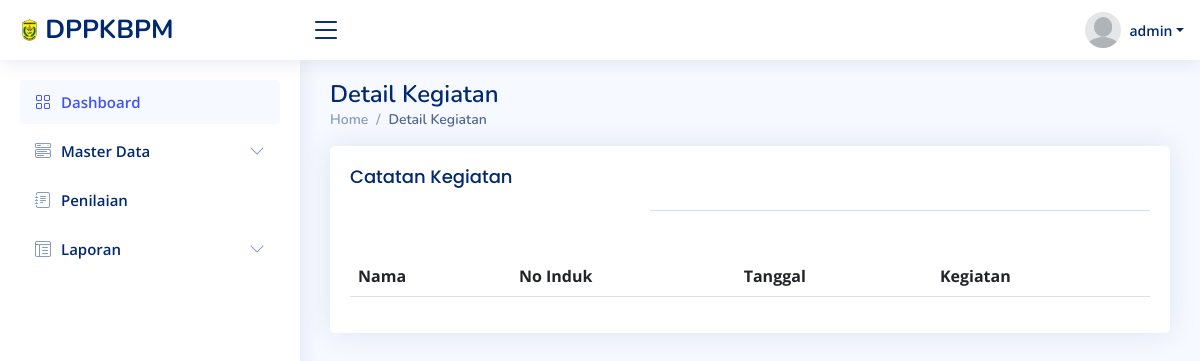
The page /r_kegiatan/detail_kegiatan.php?username=yoga (signed in) on the database as committed earlier.
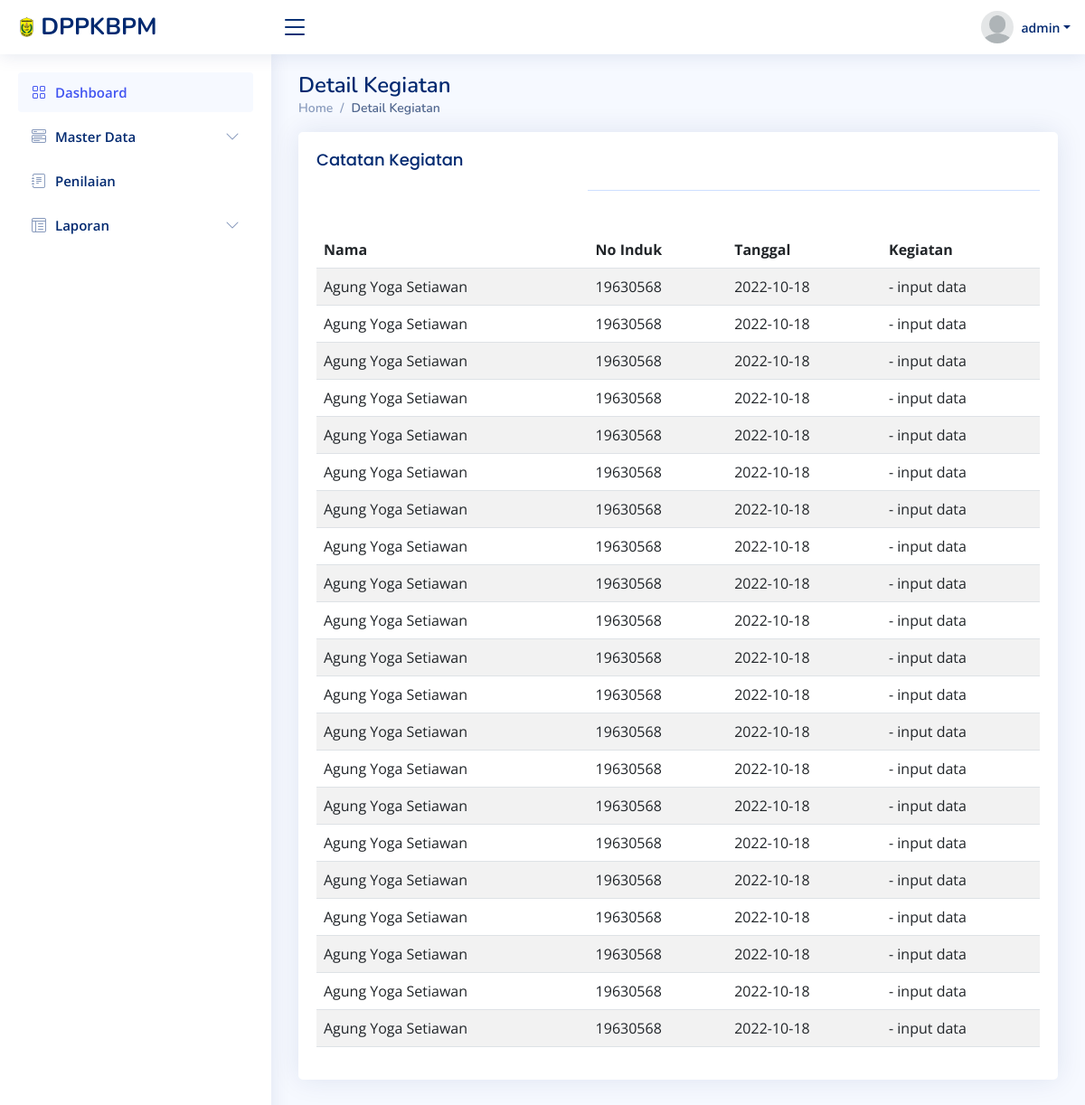
The same page on the database as committed later.
### tables this page shows
CREATE TABLE `tb_kegiatan` (
  `id_kegiatan` int(11) NOT NULL,
  `usn_kegiatan` varchar(30) NOT NULL,
  `tanggal` date NOT NULL,
  `kegiatan_i` text NOT NULL,
  `kegiatan_ii` text NOT NULL,
  `kegiatan_iii` text NOT NULL,
  `kegiatan_iv` text NOT NULL,
  `kegiatan_v` text NOT NULL
);

CREATE TABLE `tb_magang` (
  `id_magang` int(11) NOT NULL,
  `nama` varchar(255) NOT NULL,
  `username` varchar(30) NOT NULL,
  `induk` int(11) NOT NULL,
  `tgl_lahir` varchar(100) NOT NULL,
  `alamat` varchar(255) NOT NULL,
  `jk` enum('L','P') NOT NULL,
  `telepon` varchar(255) NOT NULL,
  `instansi` varchar(255) NOT NULL,
  `jurusan` varchar(255) NOT NULL,
  `tgl_masuk` date NOT NULL,
  `tgl_keluar` date NOT NULL,
  `password` varchar(30) NOT NULL,
  `status` enum('user','admin') NOT NULL
);

### r_kegiatan/detail_kegiatan.php (the view, shortened to what this page needs)
<?php
include '../utilities/sidebar.php';
$username = $_GET['username'];
if(isset($username)){
    include '../koneksi/koneksi.php';
    $query = mysqli_query($konek, "SELECT * FROM tb_kegiatan k INNER JOIN tb_magang m ON k.usn_kegiatan = m.username ORDER BY tanggal DESC");
}
?>
<div class="pagetitle">
  <h1>Detail Kegiatan</h1>
  <nav>
    <ol class="breadcrumb">
      <li class="breadcrumb-item"><a href="../utilities/dashboard.php">Home</a></li>
      <li class="breadcrumb-item active">Detail Kegiatan</li>
    </ol>
  </nav>
</div>
<section class="section">
<div class="card">
            <div class="card-body">
                <h5 class="card-title">Catatan Kegiatan</h5>
                <table class="table table-striped" id="idcuy">
                <thead>
                    <tr class="">
                        <th>Nama</th>
                        <th>No Induk</th>
                        <th>Tanggal</th>
                        <th>Kegiatan</th>
                    </tr>
                </thead>
            <tbody>
<?php
    while ($data = mysqli_fetch_array($query)) {
if ($_GET['username'] == $data['username']) {
echo"
    <tr>
        <td hidden>$data[username]</td>
        <td>$data[nama]</td>
        <td>$data[induk]</td>
        <td>$data[tanggal]</td>
        <td>- $data[kegiatan_i] <br>";
        echo"</td>
        </td>
    </tr>";
 }
}
?>
</tbody>
            </div>
        </div>
    </section>
<?php
include '../utilities/footer.php';
?>

Rows that differ between the two databases and show on the page:
added tb_kegiatan: tb_magang.nama "Agung Yoga Setiawan", tb_magang.induk "19630568", tanggal "2022-10-18", kegiatan_i "input data"
added tb_kegiatan: tb_magang.nama "Agung Yoga Setiawan", tb_magang.induk "19630568", tanggal "2022-10-18", kegiatan_i "input data"
added tb_kegiatan: tb_magang.nama "Agung Yoga Setiawan", tb_magang.induk "19630568", tanggal "2022-10-18", kegiatan_i "input data"
added tb_kegiatan: tb_magang.nama "Agung Yoga Setiawan", tb_magang.induk "19630568", tanggal "2022-10-18", kegiatan_i "input data"
added tb_kegiatan: tb_magang.nama "Agung Yoga Setiawan", tb_magang.induk "19630568", tanggal "2022-10-18", kegiatan_i "input data"
added tb_kegiatan: tb_magang.nama "Agung Yoga Setiawan", tb_magang.induk "19630568", tanggal "2022-10-18", kegiatan_i "input data"
added tb_kegiatan: tb_magang.nama "Agung Yoga Setiawan", tb_magang.induk "19630568", tanggal "2022-10-18", kegiatan_i "input data"
added tb_kegiatan: tb_magang.nama "Agung Yoga Setiawan", tb_magang.induk "19630568", tanggal "2022-10-18", kegiatan_i "input data"
added tb_kegiatan: tb_magang.nama "Agung Yoga Setiawan", tb_magang.induk "19630568", tanggal "2022-10-18", kegiatan_i "input data"
added tb_kegiatan: tb_magang.nama "Agung Yoga Setiawan", tb_magang.induk "19630568", tanggal "2022-10-18", kegiatan_i "input data"
added tb_kegiatan: tb_magang.nama "Agung Yoga Setiawan", tb_magang.induk "19630568", tanggal "2022-10-18", kegiatan_i "input data"
added tb_kegiatan: tb_magang.nama "Agung Yoga Setiawan", tb_magang.induk "19630568", tanggal "2022-10-18", kegiatan_i "input data"
added tb_kegiatan: tb_magang.nama "Agung Yoga Setiawan", tb_magang.induk "19630568", tanggal "2022-10-18", kegiatan_i "input data"
added tb_kegiatan: tb_magang.nama "Agung Yoga Setiawan", tb_magang.induk "19630568", tanggal "2022-10-18", kegiatan_i "input data"
added tb_kegiatan: tb_magang.nama "Agung Yoga Setiawan", tb_magang.induk "19630568", tanggal "2022-10-18", kegiatan_i "input data"
added tb_kegiatan: tb_magang.nama "Agung Yoga Setiawan", tb_magang.induk "19630568", tanggal "2022-10-18", kegiatan_i "input data"
added tb_kegiatan: tb_magang.nama "Agung Yoga Setiawan", tb_magang.induk "19630568", tanggal "2022-10-18", kegiatan_i "input data"
added tb_kegiatan: tb_magang.nama "Agung Yoga Setiawan", tb_magang.induk "19630568", tanggal "2022-10-18", kegiatan_i "input data"
added tb_kegiatan: tb_magang.nama "Agung Yoga Setiawan", tb_magang.induk "19630568", tanggal "2022-10-18", kegiatan_i "input data"
added tb_kegiatan: tb_magang.nama "Agung Yoga Setiawan", tb_magang.induk "19630568", tanggal "2022-10-18", kegiatan_i "input data"
added tb_kegiatan: tb_magang.nama "Agung Yoga Setiawan", tb_magang.induk "19630568", tanggal "2022-10-18", kegiatan_i "input data"
